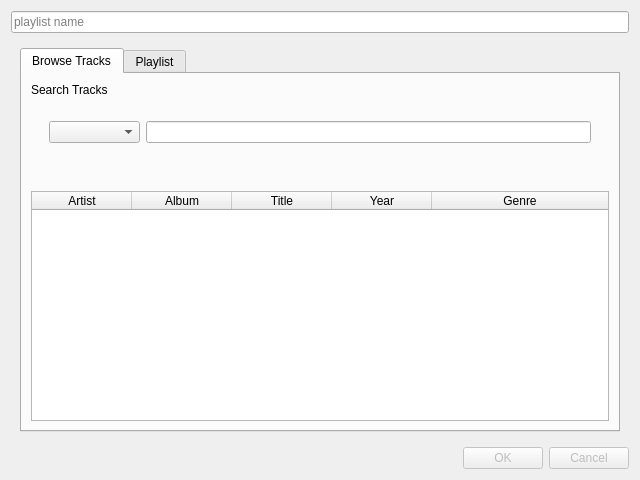
<?xml version="1.0" encoding="UTF-8"?>
<ui version="4.0">
 <class>playlist_dialog</class>
 <widget class="QDialog" name="playlist_dialog">
  <property name="enabled">
   <bool>true</bool>
  </property>
  <property name="geometry">
   <rect>
    <x>0</x>
    <y>0</y>
    <width>640</width>
    <height>480</height>
   </rect>
  </property>
  <property name="windowTitle">
   <string>Dialog</string>
  </property>
  <layout class="QVBoxLayout" name="dialog_layout">
   <item>
    <widget class="QLineEdit" name="playlist_name_box">
     <property name="inputMask">
      <string/>
     </property>
     <property name="text">
      <string/>
     </property>
     <property name="placeholderText">
      <string>playlist name</string>
     </property>
     <property name="clearButtonEnabled">
      <bool>true</bool>
     </property>
    </widget>
   </item>
   <item>
    <widget class="QWidget" name="main_widget" native="true">
     <layout class="QVBoxLayout" name="main_layout">
      <item>
       <widget class="QTabWidget" name="playlist_composer_tabs">
        <property name="currentIndex">
         <number>0</number>
        </property>
        <widget class="QWidget" name="browser_tab">
         <attribute name="title">
          <string>Browse Tracks</string>
         </attribute>
         <layout class="QVBoxLayout" name="browser_layout">
          <item>
           <widget class="QLabel" name="search_label">
            <property name="text">
             <string>Search Tracks</string>
            </property>
           </widget>
          </item>
          <item>
           <widget class="QWidget" name="search_fields" native="true">
            <layout class="QVBoxLayout" name="search_fields_layout">
             <item>
              <widget class="QWidget" name="first_search" native="true">
               <layout class="QHBoxLayout" name="first_field_layout">
                <item>
                 <widget class="QComboBox" name="field_choice">
                  <property name="placeholderText">
                   <string>field</string>
                  </property>
                  <item>
                   <property name="text">
                    <string>artist</string>
                   </property>
                  </item>
                  <item>
                   <property name="text">
                    <string>album</string>
                   </property>
                  </item>
                  <item>
                   <property name="text">
                    <string>title</string>
                   </property>
                  </item>
                  <item>
                   <property name="text">
                    <string>year</string>
                   </property>
                  </item>
                  <item>
                   <property name="text">
                    <string>genre</string>
                   </property>
                  </item>
                  <item>
                   <property name="text">
                    <string>bitrate</string>
                   </property>
                  </item>
                  <item>
                   <property name="text">
                    <string>samplerate</string>
                   </property>
                  </item>
                 </widget>
                </item>
                <item>
                 <widget class="QLineEdit" name="search_term"/>
                </item>
               </layout>
              </widget>
             </item>
             <item>
              <widget class="QWidget" name="additional_search" native="true">
               <layout class="QHBoxLayout" name="additional_field_1_layout"/>
              </widget>
             </item>
            </layout>
           </widget>
          </item>
          <item>
           <widget class="QTableWidget" name="tracks_table">
            <property name="enabled">
             <bool>true</bool>
            </property>
            <property name="showDropIndicator" stdset="0">
             <bool>false</bool>
            </property>
            <property name="dragDropOverwriteMode">
             <bool>false</bool>
            </property>
            <property name="selectionMode">
             <enum>QAbstractItemView::SelectionMode::SingleSelection</enum>
            </property>
            <property name="selectionBehavior">
             <enum>QAbstractItemView::SelectionBehavior::SelectRows</enum>
            </property>
            <property name="sortingEnabled">
             <bool>true</bool>
            </property>
            <property name="rowCount">
             <number>0</number>
            </property>
            <property name="columnCount">
             <number>5</number>
            </property>
            <attribute name="horizontalHeaderCascadingSectionResizes">
             <bool>true</bool>
            </attribute>
            <attribute name="horizontalHeaderShowSortIndicator" stdset="0">
             <bool>true</bool>
            </attribute>
            <attribute name="horizontalHeaderStretchLastSection">
             <bool>true</bool>
            </attribute>
            <attribute name="verticalHeaderVisible">
             <bool>false</bool>
            </attribute>
            <column>
             <property name="text">
              <string>Artist</string>
             </property>
            </column>
            <column>
             <property name="text">
              <string>Album</string>
             </property>
            </column>
            <column>
             <property name="text">
              <string>Title</string>
             </property>
            </column>
            <column>
             <property name="text">
              <string>Year</string>
             </property>
            </column>
            <column>
             <property name="text">
              <string>Genre</string>
             </property>
            </column>
           </widget>
          </item>
         </layout>
        </widget>
        <widget class="QWidget" name="playlist_tab">
         <attribute name="title">
          <string>Playlist</string>
         </attribute>
         <layout class="QGridLayout" name="playlist_view_layout">
          <item row="0" column="0">
           <widget class="QListWidget" name="playlist_view">
            <property name="dragDropMode">
             <enum>QAbstractItemView::DragDropMode::InternalMove</enum>
            </property>
           </widget>
          </item>
         </layout>
        </widget>
       </widget>
      </item>
     </layout>
    </widget>
   </item>
   <item>
    <widget class="QDialogButtonBox" name="end_buttonbox">
     <property name="enabled">
      <bool>false</bool>
     </property>
     <property name="orientation">
      <enum>Qt::Orientation::Horizontal</enum>
     </property>
     <property name="standardButtons">
      <set>QDialogButtonBox::StandardButton::Cancel|QDialogButtonBox::StandardButton::Ok</set>
     </property>
    </widget>
   </item>
  </layout>
 </widget>
 <resources/>
 <connections>
  <connection>
   <sender>end_buttonbox</sender>
   <signal>accepted()</signal>
   <receiver>playlist_dialog</receiver>
   <slot>accept()</slot>
   <hints>
    <hint type="sourcelabel">
     <x>248</x>
     <y>254</y>
    </hint>
    <hint type="destinationlabel">
     <x>157</x>
     <y>274</y>
    </hint>
   </hints>
  </connection>
  <connection>
   <sender>end_buttonbox</sender>
   <signal>rejected()</signal>
   <receiver>playlist_dialog</receiver>
   <slot>reject()</slot>
   <hints>
    <hint type="sourcelabel">
     <x>316</x>
     <y>260</y>
    </hint>
    <hint type="destinationlabel">
     <x>286</x>
     <y>274</y>
    </hint>
   </hints>
  </connection>
 </connections>
</ui>
